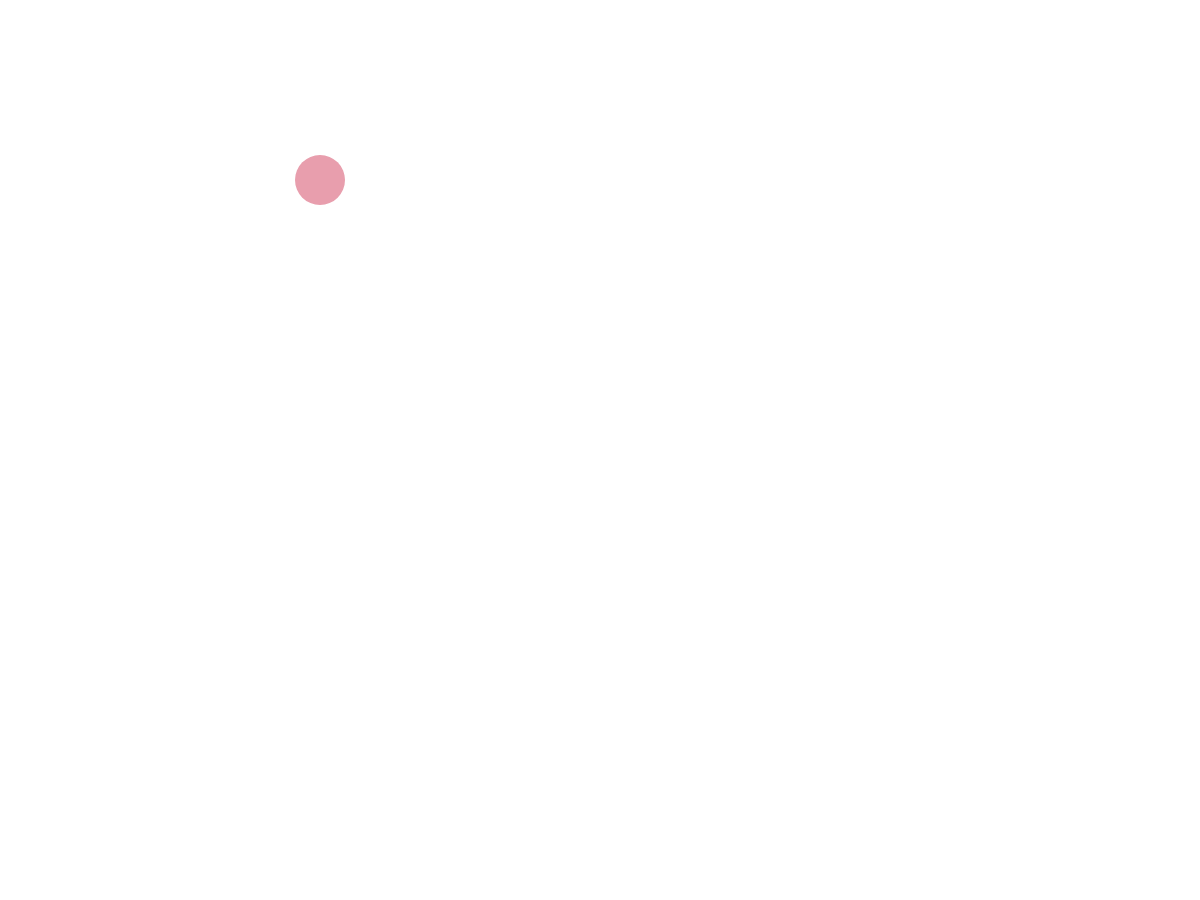
Frame 1 (no input)
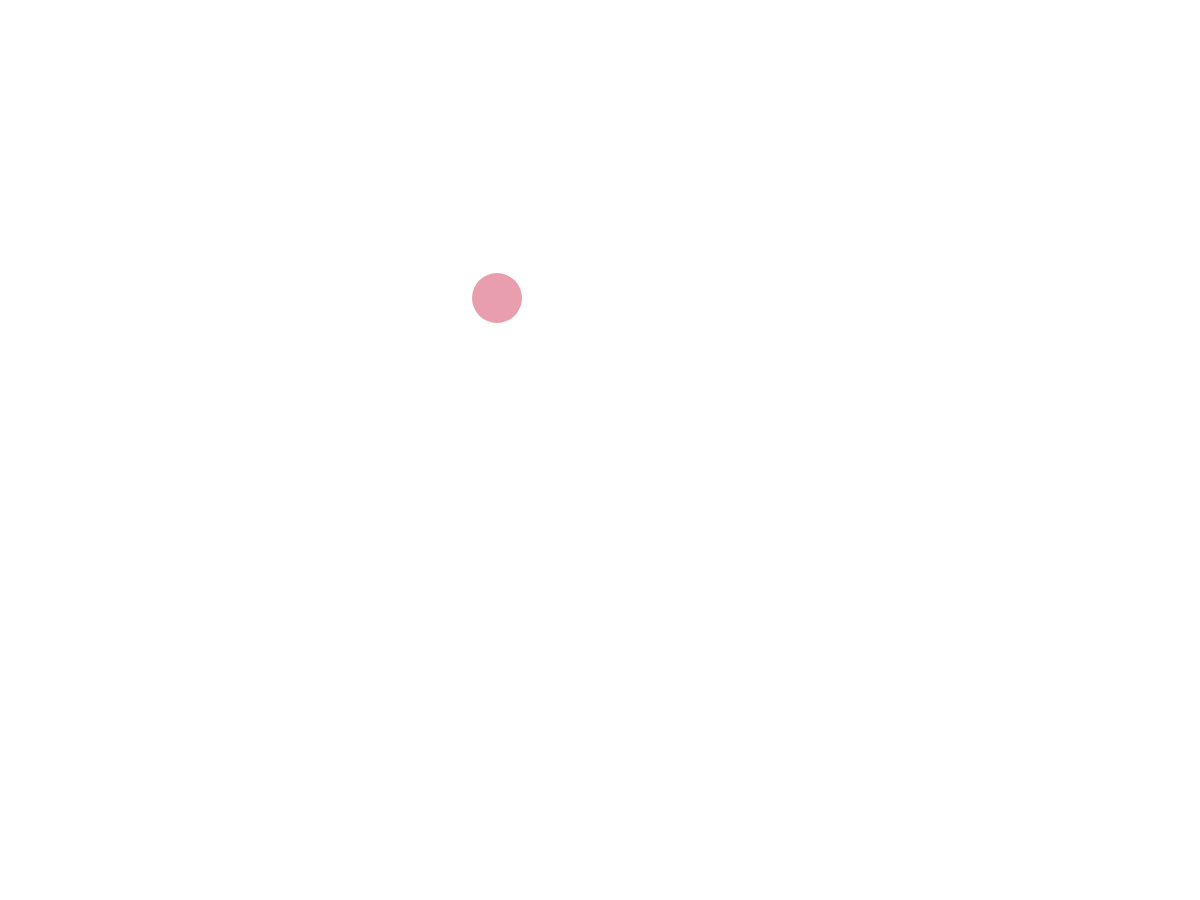
Frame 60 (no input)
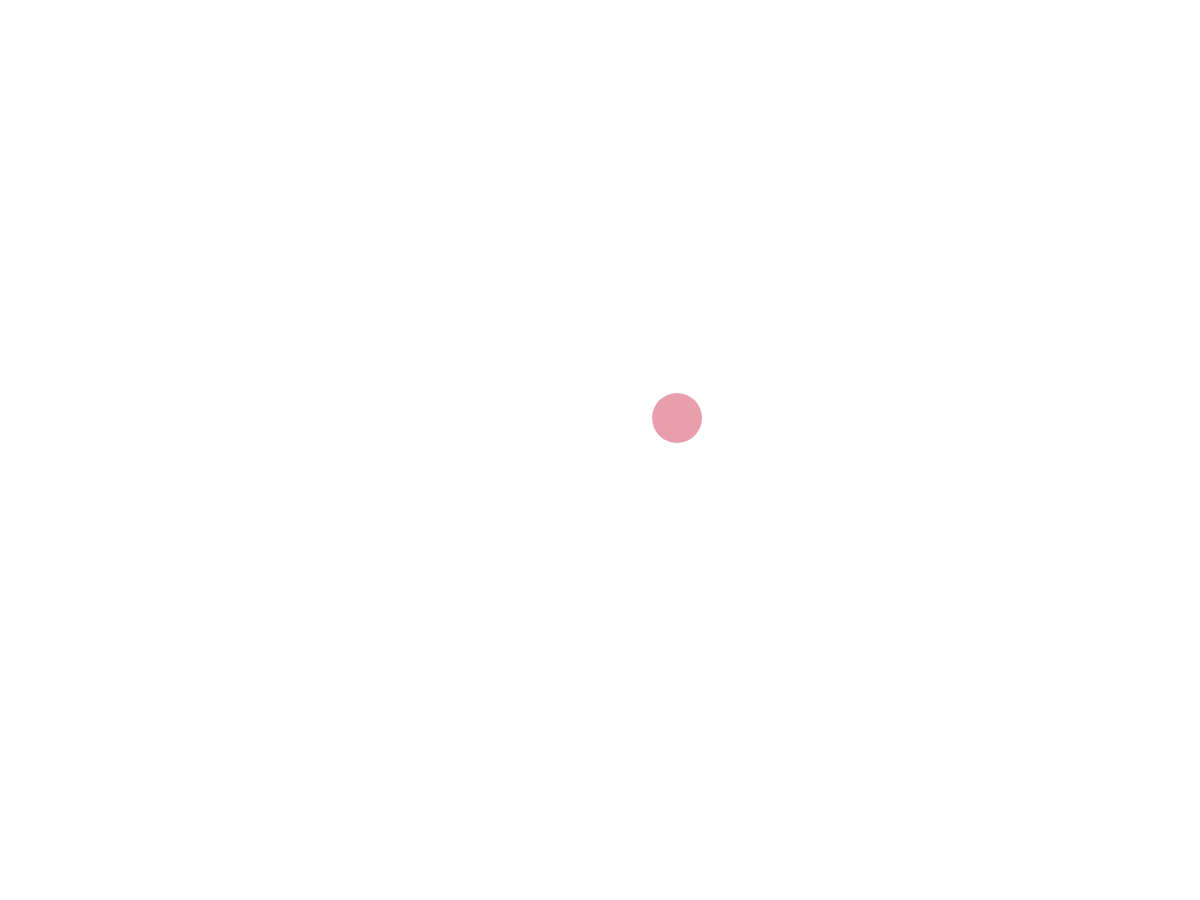
Frame 120 (the mouse pressed at the canvas centre since frame 60)

The p5.js sketch that drew these frames (run headless with seeded random() and noise() and a simulated clock; from frame 60 on, the mouse is pressed at the canvas centre):

// p5.js sketch
// ── sketch.js
let x = 320;
let y = 180;
let xspeed = 3;
let yspeed = 2;
let r = 25;

let canvas;

function  windowResized() {
  resizeCanvas()
}

function setup() {
  canvas = createCanvas(windowWidth, windowHeight);
  canvas.position(0,100);
  canvas.style('z-index','0');
}

function draw() {
  // background(0);
  noStroke()
  fill('#e89ead')
  clear()
  ellipse(x, y, r*2, r*2);
  x += xspeed;
  y += yspeed;
  if (x > width - r || x < r) {
    xspeed = -xspeed;
  }
  if (y > height - r || y < r) {
    yspeed = -yspeed;
  }
}
// ── art.html
<!DOCTYPE html>
<html>
<head>
	<meta charset="utf-8">
	<meta name="viewport" content="width=device-width, initial-scale=1">
	<title>art</title>
	<link rel="stylesheet" type="text/css" href="art_style.css">

	<link rel="preconnect" href="https://fonts.googleapis.com">
	<link rel="preconnect" href="https://fonts.gstatic.com" crossorigin>
	<link href="https://fonts.googleapis.com/css2?family=Kaushan+Script&display=swap" rel="stylesheet"> 
	<link href="https://fonts.googleapis.com/css2?family=Kanit:wght@300&display=swap" rel="stylesheet"> 
	<link href="https://fonts.googleapis.com/css2?family=Roboto:wght@300&display=swap" rel="stylesheet">
</head>
<body>

	<nav class = "navbar">
    <ul>
      
      <li><a href="index.html" >Home</a></li>
      <!-- <li><a href="" >Projects</a></li> -->
      <li><a href="#" >Art</a></li>
      
    </ul>


    </nav>

      <nav class = "navbar_social">
    <ul>
      
<!--       <li><a href="#">
        
        <svg xmlns="http://www.w3.org/2000/svg"
         width="1.5em"
          height="1.5em"
        
          viewBox="0 0 24 24">
          <path fill="currentColor" d="M22.46 6c-.77.35-1.6.58-2.46.69c.88-.53 1.56-1.37 1.88-2.38c-.83.5-1.75.85-2.72 1.05C18.37 4.5 17.26 4 16 4c-2.35 0-4.27 1.92-4.27 4.29c0 .34.04.67.11.98C8.28 9.09 5.11 7.38 3 4.79c-.37.63-.58 1.37-.58 2.15c0 1.49.75 2.81 1.91 3.56c-.71 0-1.37-.2-1.95-.5v.03c0 2.08 1.48 3.82 3.44 4.21a4.22 4.22 0 0 1-1.93.07a4.28 4.28 0 0 0 4 2.98a8.521 8.521 0 0 1-5.33 1.84c-.34 0-.68-.02-1.02-.06C3.44 20.29 5.7 21 8.12 21C16 21 20.33 14.46 20.33 8.79c0-.19 0-.37-.01-.56c.84-.6 1.56-1.36 2.14-2.23Z"/></svg>

      </a></li> -->
      <li><a href="https://www.instagram.com/aspar13art/">
        
        <svg xmlns="http://www.w3.org/2000/svg" 
        width="1.5em" 
        height="1.5em"
        viewBox="0 0 24 24">
        <path fill="currentColor" d="M7.8 2h8.4C19.4 2 22 4.6 22 7.8v8.4a5.8 5.8 0 0 1-5.8 5.8H7.8C4.6 22 2 19.4 2 16.2V7.8A5.8 5.8 0 0 1 7.8 2m-.2 2A3.6 3.6 0 0 0 4 7.6v8.8C4 18.39 5.61 20 7.6 20h8.8a3.6 3.6 0 0 0 3.6-3.6V7.6C20 5.61 18.39 4 16.4 4H7.6m9.65 1.5a1.25 1.25 0 0 1 1.25 1.25A1.25 1.25 0 0 1 17.25 8A1.25 1.25 0 0 1 16 6.75a1.25 1.25 0 0 1 1.25-1.25M12 7a5 5 0 0 1 5 5a5 5 0 0 1-5 5a5 5 0 0 1-5-5a5 5 0 0 1 5-5m0 2a3 3 0 0 0-3 3a3 3 0 0 0 3 3a3 3 0 0 0 3-3a3 3 0 0 0-3-3Z"/></svg>

      </a></li>
<!--       <li><a href="#">
        
        <svg xmlns="http://www.w3.org/2000/svg" 
        width="1.5em" 
        height="1.5em" 
        viewBox="0 0 24 24" 
      
        >
        <path fill="currentColor" d="M12 2A10 10 0 0 0 2 12c0 4.42 2.87 8.17 6.84 9.5c.5.08.66-.23.66-.5v-1.69c-2.77.6-3.36-1.34-3.36-1.34c-.46-1.16-1.11-1.47-1.11-1.47c-.91-.62.07-.6.07-.6c1 .07 1.53 1.03 1.53 1.03c.87 1.52 2.34 1.07 2.91.83c.09-.65.35-1.09.63-1.34c-2.22-.25-4.55-1.11-4.55-4.92c0-1.11.38-2 1.03-2.71c-.1-.25-.45-1.29.1-2.64c0 0 .84-.27 2.75 1.02c.79-.22 1.65-.33 2.5-.33c.85 0 1.71.11 2.5.33c1.91-1.29 2.75-1.02 2.75-1.02c.55 1.35.2 2.39.1 2.64c.65.71 1.03 1.6 1.03 2.71c0 3.82-2.34 4.66-4.57 4.91c.36.31.69.92.69 1.85V21c0 .27.16.59.67.5C19.14 20.16 22 16.42 22 12A10 10 0 0 0 12 2Z"/></svg>
      </a></li> -->

<!--       <li><a href="#">
        <svg xmlns="http://www.w3.org/2000/svg"
        width="2em" 
        height="1.5em"
        viewBox="-2 -5 24 24">
        <path fill="currentColor" d="M15.812.017H4.145C1.855.017 0 1.852 0 4.116v5.768c0 2.264 1.856 4.1 4.145 4.1h11.667c2.29 0 4.145-1.836 4.145-4.1V4.116c0-2.264-1.856-4.1-4.145-4.1zM13.009 7.28L7.552 9.855a.219.219 0 0 1-.314-.196V4.35a.22.22 0 0 1 .318-.193l5.458 2.735a.216.216 0 0 1-.005.389z"/></svg>

      </a></li> -->
      
    </ul>
    </nav>


	<h1>digital-art</h1>
	<div class="art">

		<img src="art/pearl3.jpg">
		<img src="art/sipsi.png">
		
	</div>
		<h1>art with code</h1>
	<div class="art">
		<img src="art/ghoust.png">
		<img src="art/jul.png">
		<img src="art/log.png">
		<img src="art/mandel.png">
		<img src="art/star.png">
	</div>
</div>
	<script src="sketch.js"></script>
</body>
</html>

// ── art_style.css

body{
	margin: 0;
	text-align:center;
	color:#40514E;
	background-color:#c8c8c8;

}

.art{
	display: grid;
	justify-content:center;
}

h1{
	font-family:'Roboto',fantasy;
	font-size: 2em;
	border-bottom: 2px solid #e89ead;
	width:400px;
	color:#146356;
}

img{
	width:450px;
	margin: 20px;
	transition: all 1s;
}


img:hover{
	transform:scale(1.1);
}






.navbar{
	background-color:#A0C3D2;
}


.navbar ul{
	overflow: auto;
	margin: 0;
	padding: 0;
	margin-left:5%;
}

.navbar li{
	font-size:1.3rem;
	float: left;
	list-style: none;
	padding: 35px 0 0 0;
	margin-right: 7%;
		}

.navbar a{
	font-family: 'Kanit', sans-serif;
	color: #146356;
	display: block;
	text-decoration: none;
		}




.navbar_social{
background-color: #A0C3D2;
}

.navbar_social ul{
overflow: auto;
margin: 0;
padding: 0;
}

.navbar_social li{
float: right;
list-style: none;
padding-top: 4px;
margin-right: 2%;
}
  
.navbar_social a{
	display: block;
	text-decoration: none;
	fill: #146356;
		}


// ── style.css
body{
	margin:0;
	text-align:center;
	color:#40514E;
	background-color:#c8c8c8;

}

html{
	margin: 0;
	
}

.top-container{
	background-color:#A0C3D2;
	padding:0px;
	padding-bottom:10px;
}

.top-container h1{
	color:#146356;
	font-family: 'Kaushan Script', cursive;
	margin:0;
	font-size:3rem;
	font-weight: normal;

}

.top-container p{
	color:#146356;
	margin-top: 5px;
	margin-bottom: 0;
	font-family: 'Kanit', sans-serif;
	font-size: 1.3rem;
}

img{
width: 100%;
height:100%;

}

.logo{
	margin-top:0 auto;
/*	display: block;*/
	width:30%;
	margin-left:35%;
}

.emoji{
	color:#B33030;

}


h2{
	color:#146356;
	font-size:2.5rem;
	font-family:'Roboto';
	
}

p{
	line-height: 2;
	font-size:1.2em;
	font-family: sans-serif;
}

hr{
	border:dotted 8px;
	border-bottom:none;
	width: 3% ;
}

.profile{
	width: 50%;
	margin:100px auto;
	text-align: left;
	

}

.profile-image{
	width: 40%;
	float: left;
	margin-right:30px;
}

.project{
	margin: 100px auto;
}

.project-row{
	width: 50%;
	margin:70px auto;
	text-align:left;
	
}

.bird{
	padding-top:80px;
	width:35%;
	float:right;

}

.pro2_Img{
	float: right;
	width: 34%;
}


.tech-row{
	width: 50%;
	margin:100px auto;
	text-align: left;
	
}

.tech-image{
	width: 40%;
	float: left;
	margin-right:30px;
}

.tech-row ul{
	list-style-type: none;
		font-size:1.2em;
	font-family: 'Kanit', sans-serif;

}
.bottom-container{
	background-color:#A0C3D2;
	padding:50px 0 35px;

}

.bottom-container a{
	text-decoration: none;
}

.other_socials{

	margin-right:30px;
	float: right;
}


.navbar{
	background-color:#A0C3D2;
}


.navbar ul{
	overflow: auto;
	margin: 0;
	padding: 0;
	margin-left:5%;
}

.navbar li{
	font-size:1.3rem;
	float: left;
	list-style: none;
	padding: 35px 0 0 0;
	margin-right: 7%;
		}

.navbar a{
	font-family: 'Kanit', sans-serif;
	color: #146356;
	display: block;
	text-decoration: none;
		}




.navbar_social{
background-color: #A0C3D2;
}

.navbar_social ul{
overflow: auto;
margin: 0;
padding: 0;
}

.navbar_social li{
float: right;
list-style: none;
padding-top: 4px;
margin-right: 2%;
}
  
.navbar_social a{
	display: block;
	text-decoration: none;
	fill: #146356;
		}
